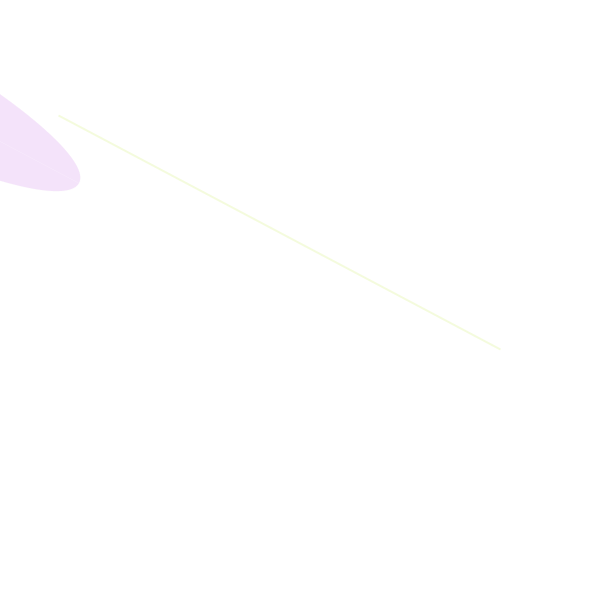
Frame 1 (no input)
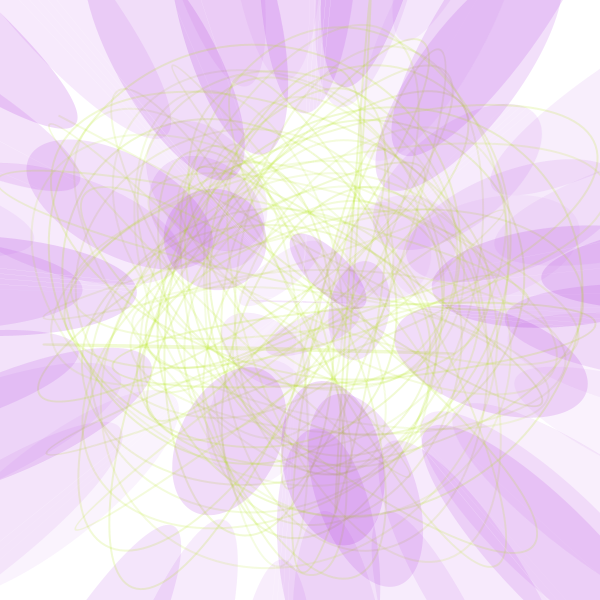
Frame 60 (the mouse pressed at the canvas centre just before this capture)
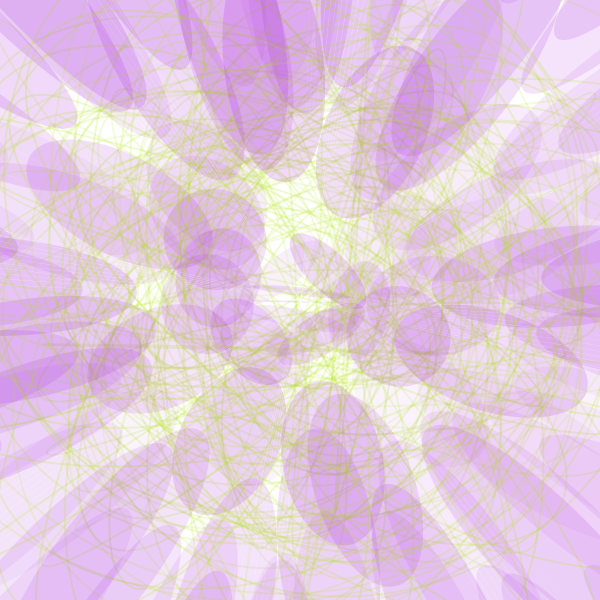
Frame 120 (the mouse held since frame 60 and released just before this capture)

The Processing sketch that drew these frames (run headless with seeded random() and noise(); from frame 60 on, the mouse is pressed at the canvas centre):

// Processing sketch: processing_111759
// ── processing_111759.pde

float x, y;
float angle = 0; 
float r = 500;
float diff = 5; 

void setup() {
  size(600, 600);
  background(255);
}

void draw() {

  fill(0,0,0,5+diff); 
  
  
  x = r * cos(angle); 
  y = r * sin(angle);
  
  translate(width/2, height/2); 
  rotate(r);

  stroke(0,0,0,diff);

  strokeWeight(0.1); 
 
  fill(154,6,214,random(10,40));
  ellipse(x, 0, x, 100);
  noFill();
  strokeWeight(2);
  stroke(174,227,5,random(30,50));
  ellipse(50, 50, x, y);
  strokeWeight(0.1); 
  stroke(255,255,255);
  line( 0, 0, x, y); 


  angle = angle +0.5;
  r = r - diff;

  if ( r == 0 || r == 400) { 
    diff =  diff * -1;
  }
}
